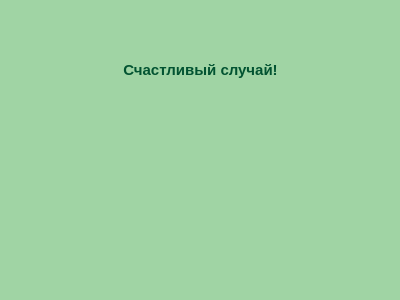
<?xml version="1.0" encoding="UTF-8"?>
<ui version="4.0">
 <class>HappyAccidentWindow</class>
 <widget class="QWidget" name="HappyAccidentWindow">
  <property name="geometry">
   <rect>
    <x>0</x>
    <y>0</y>
    <width>400</width>
    <height>300</height>
   </rect>
  </property>
  <property name="palette">
   <palette>
    <active>
     <colorrole role="Button">
      <brush brushstyle="SolidPattern">
       <color alpha="255">
        <red>240</red>
        <green>221</green>
        <blue>177</blue>
       </color>
      </brush>
     </colorrole>
     <colorrole role="Light">
      <brush brushstyle="SolidPattern">
       <color alpha="255">
        <red>255</red>
        <green>255</green>
        <blue>255</blue>
       </color>
      </brush>
     </colorrole>
     <colorrole role="Text">
      <brush brushstyle="SolidPattern">
       <color alpha="255">
        <red>2</red>
        <green>83</green>
        <blue>49</blue>
       </color>
      </brush>
     </colorrole>
     <colorrole role="BrightText">
      <brush brushstyle="SolidPattern">
       <color alpha="255">
        <red>0</red>
        <green>0</green>
        <blue>0</blue>
       </color>
      </brush>
     </colorrole>
     <colorrole role="ButtonText">
      <brush brushstyle="SolidPattern">
       <color alpha="255">
        <red>85</red>
        <green>69</green>
        <blue>40</blue>
       </color>
      </brush>
     </colorrole>
     <colorrole role="Base">
      <brush brushstyle="SolidPattern">
       <color alpha="255">
        <red>215</red>
        <green>240</green>
        <blue>209</blue>
       </color>
      </brush>
     </colorrole>
     <colorrole role="Window">
      <brush brushstyle="SolidPattern">
       <color alpha="255">
        <red>160</red>
        <green>212</green>
        <blue>164</blue>
       </color>
      </brush>
     </colorrole>
     <colorrole role="Highlight">
      <brush brushstyle="SolidPattern">
       <color alpha="255">
        <red>89</red>
        <green>159</green>
        <blue>118</blue>
       </color>
      </brush>
     </colorrole>
     <colorrole role="HighlightedText">
      <brush brushstyle="SolidPattern">
       <color alpha="255">
        <red>211</red>
        <green>240</green>
        <blue>191</blue>
       </color>
      </brush>
     </colorrole>
     <colorrole role="AlternateBase">
      <brush brushstyle="SolidPattern">
       <color alpha="255">
        <red>186</red>
        <green>223</green>
        <blue>180</blue>
       </color>
      </brush>
     </colorrole>
     <colorrole role="ToolTipText">
      <brush brushstyle="SolidPattern">
       <color alpha="255">
        <red>0</red>
        <green>0</green>
        <blue>0</blue>
       </color>
      </brush>
     </colorrole>
    </active>
    <inactive>
     <colorrole role="Button">
      <brush brushstyle="SolidPattern">
       <color alpha="255">
        <red>240</red>
        <green>221</green>
        <blue>177</blue>
       </color>
      </brush>
     </colorrole>
     <colorrole role="Light">
      <brush brushstyle="SolidPattern">
       <color alpha="255">
        <red>255</red>
        <green>255</green>
        <blue>255</blue>
       </color>
      </brush>
     </colorrole>
     <colorrole role="Text">
      <brush brushstyle="SolidPattern">
       <color alpha="255">
        <red>2</red>
        <green>83</green>
        <blue>49</blue>
       </color>
      </brush>
     </colorrole>
     <colorrole role="BrightText">
      <brush brushstyle="SolidPattern">
       <color alpha="255">
        <red>0</red>
        <green>0</green>
        <blue>0</blue>
       </color>
      </brush>
     </colorrole>
     <colorrole role="ButtonText">
      <brush brushstyle="SolidPattern">
       <color alpha="255">
        <red>85</red>
        <green>69</green>
        <blue>40</blue>
       </color>
      </brush>
     </colorrole>
     <colorrole role="Base">
      <brush brushstyle="SolidPattern">
       <color alpha="255">
        <red>215</red>
        <green>240</green>
        <blue>209</blue>
       </color>
      </brush>
     </colorrole>
     <colorrole role="Window">
      <brush brushstyle="SolidPattern">
       <color alpha="255">
        <red>160</red>
        <green>212</green>
        <blue>164</blue>
       </color>
      </brush>
     </colorrole>
     <colorrole role="Highlight">
      <brush brushstyle="SolidPattern">
       <color alpha="255">
        <red>89</red>
        <green>159</green>
        <blue>118</blue>
       </color>
      </brush>
     </colorrole>
     <colorrole role="HighlightedText">
      <brush brushstyle="SolidPattern">
       <color alpha="255">
        <red>211</red>
        <green>240</green>
        <blue>191</blue>
       </color>
      </brush>
     </colorrole>
     <colorrole role="AlternateBase">
      <brush brushstyle="SolidPattern">
       <color alpha="255">
        <red>186</red>
        <green>223</green>
        <blue>180</blue>
       </color>
      </brush>
     </colorrole>
     <colorrole role="ToolTipText">
      <brush brushstyle="SolidPattern">
       <color alpha="255">
        <red>0</red>
        <green>0</green>
        <blue>0</blue>
       </color>
      </brush>
     </colorrole>
    </inactive>
    <disabled>
     <colorrole role="Button">
      <brush brushstyle="SolidPattern">
       <color alpha="255">
        <red>240</red>
        <green>221</green>
        <blue>177</blue>
       </color>
      </brush>
     </colorrole>
     <colorrole role="Light">
      <brush brushstyle="SolidPattern">
       <color alpha="255">
        <red>255</red>
        <green>255</green>
        <blue>255</blue>
       </color>
      </brush>
     </colorrole>
     <colorrole role="BrightText">
      <brush brushstyle="SolidPattern">
       <color alpha="255">
        <red>0</red>
        <green>0</green>
        <blue>0</blue>
       </color>
      </brush>
     </colorrole>
     <colorrole role="Base">
      <brush brushstyle="SolidPattern">
       <color alpha="255">
        <red>160</red>
        <green>212</green>
        <blue>164</blue>
       </color>
      </brush>
     </colorrole>
     <colorrole role="Window">
      <brush brushstyle="SolidPattern">
       <color alpha="255">
        <red>160</red>
        <green>212</green>
        <blue>164</blue>
       </color>
      </brush>
     </colorrole>
     <colorrole role="HighlightedText">
      <brush brushstyle="SolidPattern">
       <color alpha="255">
        <red>211</red>
        <green>240</green>
        <blue>191</blue>
       </color>
      </brush>
     </colorrole>
     <colorrole role="AlternateBase">
      <brush brushstyle="SolidPattern">
       <color alpha="255">
        <red>186</red>
        <green>223</green>
        <blue>180</blue>
       </color>
      </brush>
     </colorrole>
     <colorrole role="ToolTipText">
      <brush brushstyle="SolidPattern">
       <color alpha="255">
        <red>0</red>
        <green>0</green>
        <blue>0</blue>
       </color>
      </brush>
     </colorrole>
    </disabled>
   </palette>
  </property>
  <property name="windowTitle">
   <string>Form</string>
  </property>
  <widget class="QLabel" name="label">
   <property name="geometry">
    <rect>
     <x>10</x>
     <y>50</y>
     <width>381</width>
     <height>41</height>
    </rect>
   </property>
   <property name="palette">
    <palette>
     <active>
      <colorrole role="WindowText">
       <brush brushstyle="SolidPattern">
        <color alpha="255">
         <red>2</red>
         <green>83</green>
         <blue>49</blue>
        </color>
       </brush>
      </colorrole>
      <colorrole role="Button">
       <brush brushstyle="SolidPattern">
        <color alpha="255">
         <red>240</red>
         <green>221</green>
         <blue>177</blue>
        </color>
       </brush>
      </colorrole>
      <colorrole role="Light">
       <brush brushstyle="SolidPattern">
        <color alpha="255">
         <red>255</red>
         <green>255</green>
         <blue>255</blue>
        </color>
       </brush>
      </colorrole>
      <colorrole role="Text">
       <brush brushstyle="SolidPattern">
        <color alpha="255">
         <red>2</red>
         <green>83</green>
         <blue>49</blue>
        </color>
       </brush>
      </colorrole>
      <colorrole role="BrightText">
       <brush brushstyle="SolidPattern">
        <color alpha="255">
         <red>2</red>
         <green>83</green>
         <blue>49</blue>
        </color>
       </brush>
      </colorrole>
      <colorrole role="ButtonText">
       <brush brushstyle="SolidPattern">
        <color alpha="255">
         <red>85</red>
         <green>69</green>
         <blue>40</blue>
        </color>
       </brush>
      </colorrole>
      <colorrole role="Base">
       <brush brushstyle="SolidPattern">
        <color alpha="255">
         <red>215</red>
         <green>240</green>
         <blue>209</blue>
        </color>
       </brush>
      </colorrole>
      <colorrole role="Window">
       <brush brushstyle="SolidPattern">
        <color alpha="255">
         <red>160</red>
         <green>212</green>
         <blue>164</blue>
        </color>
       </brush>
      </colorrole>
      <colorrole role="Highlight">
       <brush brushstyle="SolidPattern">
        <color alpha="255">
         <red>89</red>
         <green>159</green>
         <blue>118</blue>
        </color>
       </brush>
      </colorrole>
      <colorrole role="HighlightedText">
       <brush brushstyle="SolidPattern">
        <color alpha="255">
         <red>211</red>
         <green>240</green>
         <blue>191</blue>
        </color>
       </brush>
      </colorrole>
      <colorrole role="AlternateBase">
       <brush brushstyle="SolidPattern">
        <color alpha="255">
         <red>186</red>
         <green>223</green>
         <blue>180</blue>
        </color>
       </brush>
      </colorrole>
      <colorrole role="ToolTipText">
       <brush brushstyle="SolidPattern">
        <color alpha="255">
         <red>2</red>
         <green>83</green>
         <blue>49</blue>
        </color>
       </brush>
      </colorrole>
     </active>
     <inactive>
      <colorrole role="WindowText">
       <brush brushstyle="SolidPattern">
        <color alpha="255">
         <red>2</red>
         <green>83</green>
         <blue>49</blue>
        </color>
       </brush>
      </colorrole>
      <colorrole role="Button">
       <brush brushstyle="SolidPattern">
        <color alpha="255">
         <red>240</red>
         <green>221</green>
         <blue>177</blue>
        </color>
       </brush>
      </colorrole>
      <colorrole role="Light">
       <brush brushstyle="SolidPattern">
        <color alpha="255">
         <red>255</red>
         <green>255</green>
         <blue>255</blue>
        </color>
       </brush>
      </colorrole>
      <colorrole role="Text">
       <brush brushstyle="SolidPattern">
        <color alpha="255">
         <red>2</red>
         <green>83</green>
         <blue>49</blue>
        </color>
       </brush>
      </colorrole>
      <colorrole role="BrightText">
       <brush brushstyle="SolidPattern">
        <color alpha="255">
         <red>2</red>
         <green>83</green>
         <blue>49</blue>
        </color>
       </brush>
      </colorrole>
      <colorrole role="ButtonText">
       <brush brushstyle="SolidPattern">
        <color alpha="255">
         <red>85</red>
         <green>69</green>
         <blue>40</blue>
        </color>
       </brush>
      </colorrole>
      <colorrole role="Base">
       <brush brushstyle="SolidPattern">
        <color alpha="255">
         <red>215</red>
         <green>240</green>
         <blue>209</blue>
        </color>
       </brush>
      </colorrole>
      <colorrole role="Window">
       <brush brushstyle="SolidPattern">
        <color alpha="255">
         <red>160</red>
         <green>212</green>
         <blue>164</blue>
        </color>
       </brush>
      </colorrole>
      <colorrole role="Highlight">
       <brush brushstyle="SolidPattern">
        <color alpha="255">
         <red>89</red>
         <green>159</green>
         <blue>118</blue>
        </color>
       </brush>
      </colorrole>
      <colorrole role="HighlightedText">
       <brush brushstyle="SolidPattern">
        <color alpha="255">
         <red>211</red>
         <green>240</green>
         <blue>191</blue>
        </color>
       </brush>
      </colorrole>
      <colorrole role="AlternateBase">
       <brush brushstyle="SolidPattern">
        <color alpha="255">
         <red>186</red>
         <green>223</green>
         <blue>180</blue>
        </color>
       </brush>
      </colorrole>
      <colorrole role="ToolTipText">
       <brush brushstyle="SolidPattern">
        <color alpha="255">
         <red>2</red>
         <green>83</green>
         <blue>49</blue>
        </color>
       </brush>
      </colorrole>
     </inactive>
     <disabled>
      <colorrole role="Button">
       <brush brushstyle="SolidPattern">
        <color alpha="255">
         <red>240</red>
         <green>221</green>
         <blue>177</blue>
        </color>
       </brush>
      </colorrole>
      <colorrole role="Light">
       <brush brushstyle="SolidPattern">
        <color alpha="255">
         <red>255</red>
         <green>255</green>
         <blue>255</blue>
        </color>
       </brush>
      </colorrole>
      <colorrole role="BrightText">
       <brush brushstyle="SolidPattern">
        <color alpha="255">
         <red>2</red>
         <green>83</green>
         <blue>49</blue>
        </color>
       </brush>
      </colorrole>
      <colorrole role="Base">
       <brush brushstyle="SolidPattern">
        <color alpha="255">
         <red>160</red>
         <green>212</green>
         <blue>164</blue>
        </color>
       </brush>
      </colorrole>
      <colorrole role="Window">
       <brush brushstyle="SolidPattern">
        <color alpha="255">
         <red>160</red>
         <green>212</green>
         <blue>164</blue>
        </color>
       </brush>
      </colorrole>
      <colorrole role="HighlightedText">
       <brush brushstyle="SolidPattern">
        <color alpha="255">
         <red>211</red>
         <green>240</green>
         <blue>191</blue>
        </color>
       </brush>
      </colorrole>
      <colorrole role="AlternateBase">
       <brush brushstyle="SolidPattern">
        <color alpha="255">
         <red>186</red>
         <green>223</green>
         <blue>180</blue>
        </color>
       </brush>
      </colorrole>
      <colorrole role="ToolTipText">
       <brush brushstyle="SolidPattern">
        <color alpha="255">
         <red>2</red>
         <green>83</green>
         <blue>49</blue>
        </color>
       </brush>
      </colorrole>
     </disabled>
    </palette>
   </property>
   <property name="font">
    <font>
     <pointsize>11</pointsize>
     <bold>true</bold>
    </font>
   </property>
   <property name="text">
    <string>&lt;center&gt;Счастливый случай!&lt;/center&gt;</string>
   </property>
  </widget>
  <widget class="QLabel" name="happyAccidentDescriptionLabel">
   <property name="geometry">
    <rect>
     <x>60</x>
     <y>100</y>
     <width>281</width>
     <height>131</height>
    </rect>
   </property>
   <property name="palette">
    <palette>
     <active>
      <colorrole role="Light">
       <brush brushstyle="SolidPattern">
        <color alpha="255">
         <red>255</red>
         <green>255</green>
         <blue>255</blue>
        </color>
       </brush>
      </colorrole>
      <colorrole role="Text">
       <brush brushstyle="SolidPattern">
        <color alpha="255">
         <red>2</red>
         <green>83</green>
         <blue>49</blue>
        </color>
       </brush>
      </colorrole>
      <colorrole role="BrightText">
       <brush brushstyle="SolidPattern">
        <color alpha="255">
         <red>0</red>
         <green>0</green>
         <blue>0</blue>
        </color>
       </brush>
      </colorrole>
      <colorrole role="ButtonText">
       <brush brushstyle="SolidPattern">
        <color alpha="255">
         <red>85</red>
         <green>69</green>
         <blue>40</blue>
        </color>
       </brush>
      </colorrole>
      <colorrole role="Base">
       <brush brushstyle="SolidPattern">
        <color alpha="255">
         <red>215</red>
         <green>240</green>
         <blue>209</blue>
        </color>
       </brush>
      </colorrole>
      <colorrole role="Window">
       <brush brushstyle="SolidPattern">
        <color alpha="255">
         <red>160</red>
         <green>212</green>
         <blue>164</blue>
        </color>
       </brush>
      </colorrole>
      <colorrole role="Highlight">
       <brush brushstyle="SolidPattern">
        <color alpha="255">
         <red>89</red>
         <green>159</green>
         <blue>118</blue>
        </color>
       </brush>
      </colorrole>
      <colorrole role="HighlightedText">
       <brush brushstyle="SolidPattern">
        <color alpha="255">
         <red>211</red>
         <green>240</green>
         <blue>191</blue>
        </color>
       </brush>
      </colorrole>
      <colorrole role="AlternateBase">
       <brush brushstyle="SolidPattern">
        <color alpha="255">
         <red>186</red>
         <green>223</green>
         <blue>180</blue>
        </color>
       </brush>
      </colorrole>
      <colorrole role="ToolTipText">
       <brush brushstyle="SolidPattern">
        <color alpha="255">
         <red>0</red>
         <green>0</green>
         <blue>0</blue>
        </color>
       </brush>
      </colorrole>
     </active>
     <inactive>
      <colorrole role="Light">
       <brush brushstyle="SolidPattern">
        <color alpha="255">
         <red>255</red>
         <green>255</green>
         <blue>255</blue>
        </color>
       </brush>
      </colorrole>
      <colorrole role="Text">
       <brush brushstyle="SolidPattern">
        <color alpha="255">
         <red>2</red>
         <green>83</green>
         <blue>49</blue>
        </color>
       </brush>
      </colorrole>
      <colorrole role="BrightText">
       <brush brushstyle="SolidPattern">
        <color alpha="255">
         <red>0</red>
         <green>0</green>
         <blue>0</blue>
        </color>
       </brush>
      </colorrole>
      <colorrole role="ButtonText">
       <brush brushstyle="SolidPattern">
        <color alpha="255">
         <red>85</red>
         <green>69</green>
         <blue>40</blue>
        </color>
       </brush>
      </colorrole>
      <colorrole role="Base">
       <brush brushstyle="SolidPattern">
        <color alpha="255">
         <red>215</red>
         <green>240</green>
         <blue>209</blue>
        </color>
       </brush>
      </colorrole>
      <colorrole role="Window">
       <brush brushstyle="SolidPattern">
        <color alpha="255">
         <red>160</red>
         <green>212</green>
         <blue>164</blue>
        </color>
       </brush>
      </colorrole>
      <colorrole role="Highlight">
       <brush brushstyle="SolidPattern">
        <color alpha="255">
         <red>89</red>
         <green>159</green>
         <blue>118</blue>
        </color>
       </brush>
      </colorrole>
      <colorrole role="HighlightedText">
       <brush brushstyle="SolidPattern">
        <color alpha="255">
         <red>211</red>
         <green>240</green>
         <blue>191</blue>
        </color>
       </brush>
      </colorrole>
      <colorrole role="AlternateBase">
       <brush brushstyle="SolidPattern">
        <color alpha="255">
         <red>186</red>
         <green>223</green>
         <blue>180</blue>
        </color>
       </brush>
      </colorrole>
      <colorrole role="ToolTipText">
       <brush brushstyle="SolidPattern">
        <color alpha="255">
         <red>0</red>
         <green>0</green>
         <blue>0</blue>
        </color>
       </brush>
      </colorrole>
     </inactive>
     <disabled>
      <colorrole role="Light">
       <brush brushstyle="SolidPattern">
        <color alpha="255">
         <red>255</red>
         <green>255</green>
         <blue>255</blue>
        </color>
       </brush>
      </colorrole>
      <colorrole role="BrightText">
       <brush brushstyle="SolidPattern">
        <color alpha="255">
         <red>0</red>
         <green>0</green>
         <blue>0</blue>
        </color>
       </brush>
      </colorrole>
      <colorrole role="Base">
       <brush brushstyle="SolidPattern">
        <color alpha="255">
         <red>160</red>
         <green>212</green>
         <blue>164</blue>
        </color>
       </brush>
      </colorrole>
      <colorrole role="Window">
       <brush brushstyle="SolidPattern">
        <color alpha="255">
         <red>160</red>
         <green>212</green>
         <blue>164</blue>
        </color>
       </brush>
      </colorrole>
      <colorrole role="HighlightedText">
       <brush brushstyle="SolidPattern">
        <color alpha="255">
         <red>211</red>
         <green>240</green>
         <blue>191</blue>
        </color>
       </brush>
      </colorrole>
      <colorrole role="AlternateBase">
       <brush brushstyle="SolidPattern">
        <color alpha="255">
         <red>186</red>
         <green>223</green>
         <blue>180</blue>
        </color>
       </brush>
      </colorrole>
      <colorrole role="ToolTipText">
       <brush brushstyle="SolidPattern">
        <color alpha="255">
         <red>0</red>
         <green>0</green>
         <blue>0</blue>
        </color>
       </brush>
      </colorrole>
     </disabled>
    </palette>
   </property>
   <property name="text">
    <string/>
   </property>
  </widget>
 </widget>
 <resources/>
 <connections/>
</ui>
